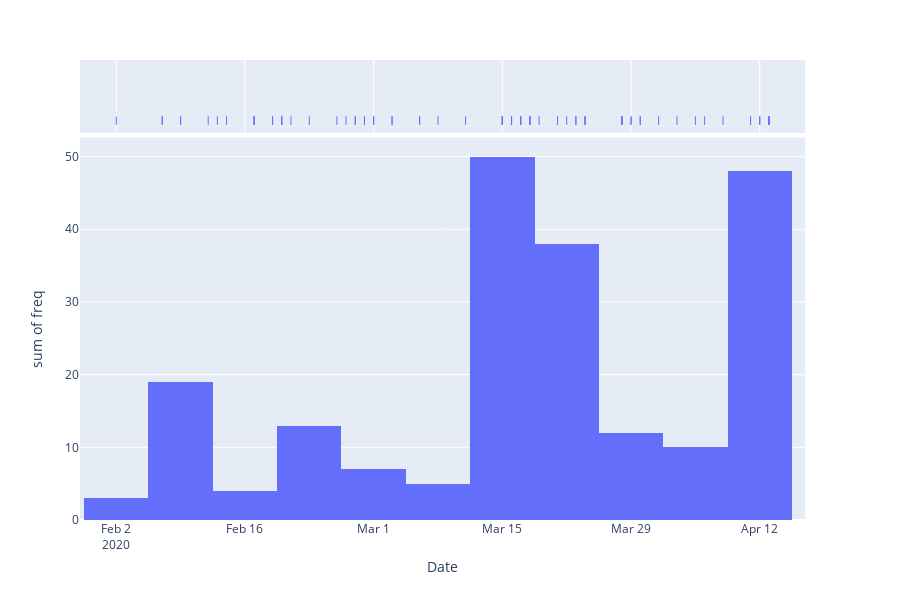

This figure's notebook cell:
### Code cell
clean_df['freq'] = freq_
import plotly.express as px
#df = px.data.tips()
fig = px.histogram(clean_df, x="Date", y="freq", marginal="rug",  histfunc='sum', nbins=20)#box, rug

fig.show()
